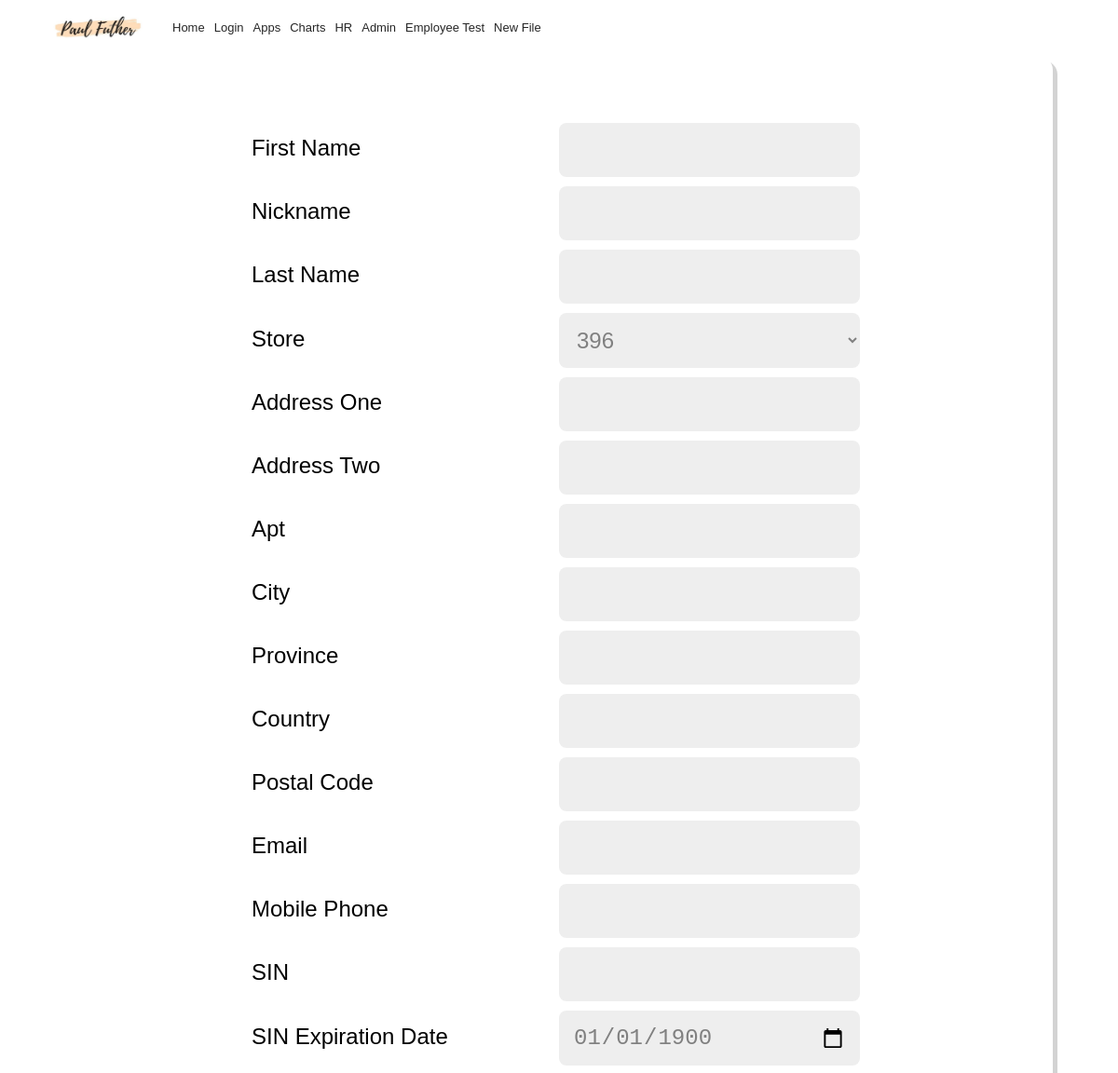
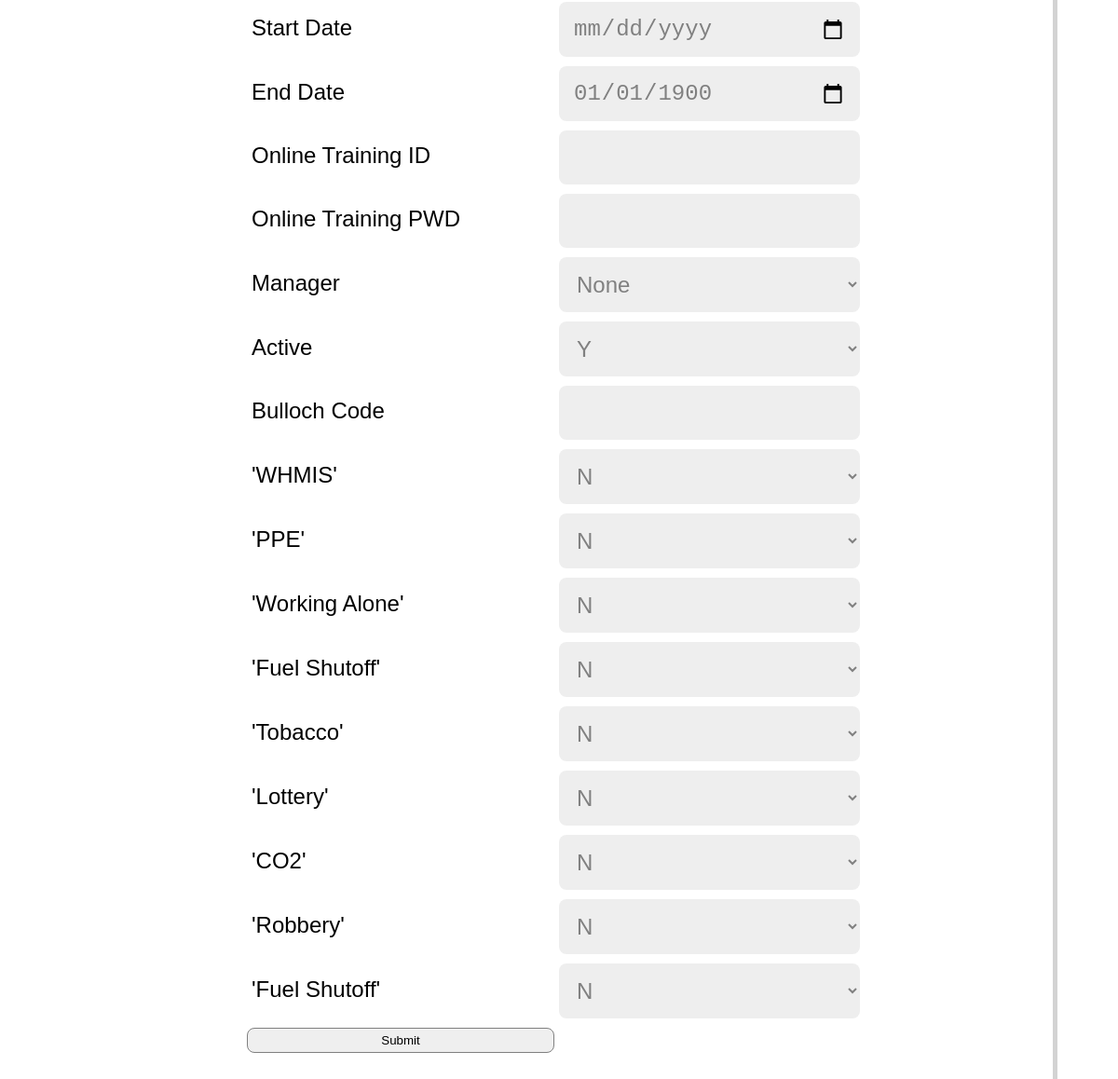
The page /employeetest on the database its author committed (2 pictures, top to bottom).
### flaskblog/__init__.py (models this page shows)
class Course(db.Model):
    id = db.Column(db.Integer(), primary_key=True)
    name = db.Column(db.String(100), nullable=False)
    def __str__(self):
        return '%r' % (self.name)

### flaskblog/routes.py (the view, shortened to what this page needs)
@app.route("/employeetest", methods=['GET', 'POST'])
def employeetest():
    course = Course.query.all()
    storelist = Store.query.order_by('number')
    mgr = User.query.order_by('firstname')
    return render_template('employeetest.html', course=course, storelist=storelist, mgr=mgr)

### flaskblog/templates/employeetest.html (shortened to what this page needs)
{% extends "layout.html" %}
{% block content%}
<div   class="form-container">
    <form method = "POST" action  = "" enctype="multipart/form-data" class = "form-hrinfo">
        <div> <img class="gsaupdateimage" src="{{ image_file }}">
        </div>
            <label class="formtitle">First Name  </label>
            <input type="text"  class="form" name = "firstname" required>
            <label class="formtitle" >Nickname</label>
            <input type="text" class="form"name = "nickname">
            <label class="formtitle" >Last Name</label>
            <input type="text" class="form"name = "lastname"required >
            <label class="formtitle" >Store</label>
            <select name = "store" class = "form">
            {% for store in storelist %}
            <option value="{{ store.number }}" > {{ store.number}} </option>
            {% endfor%}
            </select>
            <label class="formtitle" >Address One</label>
            <input type="text" class="form" name = "addressone" required >
            <label class="formtitle" >Address Two</label>
            <input type="text" class="form"name = "addresstwo">
            <label class="formtitle" >Apt</label>
            <input type="text" class="form"name = "apt">
            <label class="formtitle">City</label>
            <input type="text" class="form"name = "city" required>
            <label class="formtitle"  >Province</label>
            <input type="text" class="form"name = "province"required >
            <label class="formtitle"  >Country</label>
            <input type="text" class="form"name = "country">
            <label class="formtitle">Postal Code</label>
            <input type="text" class="form"name = "postal" required>
            <label class="formtitle">Email</label>
            <input type="email" class="form"name = "email"required >
            <label class="formtitle">Mobile Phone</label>
            <input type="tel" class="form"name = "mobilephone"required >
            <label class="formtitle">SIN</label>
            <input type="text" class="form"name = "SIN"  >
            <label class="formtitle">SIN Expiration Date</label>
            <input type="date" class="form"name = "sinexpire" value = "1900-01-01">
            <label class="formtitle">Start Date</label>
            <input type="date" class="form"name = "Startdate"required >
            <label class="formtitle">End Date</label>
            <input type="date" class="form"name = "Enddate" value = "1900-01-01" >
            <label class="formtitle" >Online Training ID</label>
            <input type="text" class="form"name = "trainingid" required>
            <label class="formtitle" >Online Training PWD</label>
            <input type="text" class="form"name = "trainingpassword"required >
            <label class="formtitle" >Manager</label>
            <select name = "manager" class = "form">
            {% for mgr in mgr %}
            <option value="{{ mgr.firstname }}" > {{ mgr.firstname}} </option>
            {% endfor%}
            </select>
            <label class="formtitle" >Active</label>
             <select class="form" name = "active" required>
                <option value = "y">Y</option>
            </select>
            <label class="formtitle">Bulloch Code</label>
            <input type="text" class="form"name = "iprismcode"required >
            {% for course in course %}
            <div class = "formtitle"> {{  course }}  </div>
             <select class="form"name = "completed">
                <option value = "n">N</option>
            </select>
            {% endfor %}
            <button type = "submit" class = "button">Submit </button>
    </form>
</div>
{% endblock content %}

### flaskblog/static/main.css (style rules this page uses)
* { box-sizing: border-box; margin: 0; padding: 0; }
body { font-family: 'Seqoe UI', Verdana, Geneva, Tahoma, sans-serif; background: white; color: #000; font-size: 16px; line-height: 1.5; }
.form-container { display: grid; position: center; padding-top: 30px; padding-bottom: 50px; margin-right: 20px; margin-left: 20px; height: 100%; box-shadow: 5px 5px lightgray; border-radius: 15px; }
.form-hrinfo { display: grid; grid-template-columns: repeat(2,1fr); margin: auto; justify-content: center; align-items: center; padding: 15px 15px 15px 15px; }
.form { background: #eee; color: grey; margin-bottom: 10px; border: none; width: 95%; padding: 15px 15px 15px 15px; border-radius: 8px; font-size: 24px; }
.formtitle { height: 10px; font-size: 24px; text-align: left; color: black; padding-bottom: 50px; padding-left: 10px; }
.button { border: 1px solid grey; border-radius: 8px; padding: 5px; padding-right: 5px; padding-left: 5px; margin-right: 5px; margin-left: 5px; }

### rows shown on the page
Course: name "'WHMIS'"
Course: name "'PPE'"
Course: name "'Working Alone'"
Course: name "'Fuel Shutoff'"
Course: name "'Tobacco'"
Course: name "'Lottery'"
Course: name "'CO2'"
Course: name "'Robbery'"
Course: name "'Fuel Shutoff'"

### other values the page prints
form field store "396"
form field manager "None"
